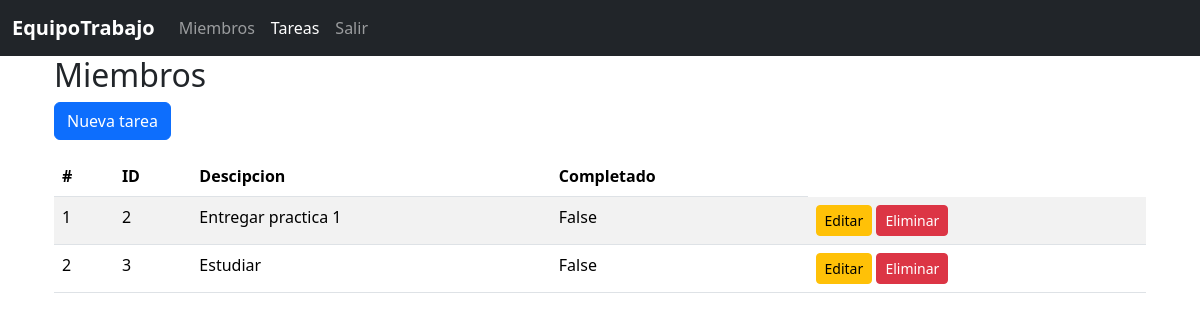
Page /tareas/ on the earlier database version.
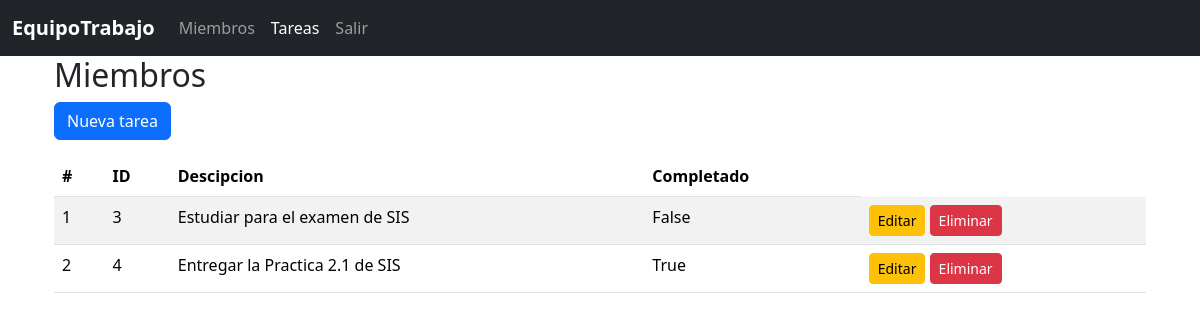
Same page on the later database version.
### blueprintapp/tareas/models.py (models this page shows, shortened)
class Tarea(db.Model):
    __tablename__ = "tareas"
    id = db.Column(db.Integer, primary_key=True)
    descripcion =  db.Column(db.String, nullable=False)
    completado = db.Column(db.Boolean,nullable=False)

### blueprintapp/tareas/routes.py (the view)
@bp_tarea.route("/")
def index():
    tareas = Tarea.query.all()
    return render_template('tareas/index.html',tareas=tareas)

### blueprintapp/tareas/templates/tareas/index.html (shortened to what this page needs)
{% extends 'base.html' %}
{% block content %}
<div class="container">
    <h2>Miembros</h2>
    <a href="{{ url_for('bp_tarea.create') }}" class="btn btn-primary mb-3">Nueva tarea</a>
    <table class="table table-striped">
        <thead>
            <tr>
                <th>#</th>
                <th>ID</th>
                <th>Descipcion</th>
                <th>Completado</th>
            </tr>
        </thead>
        <tbody>
            {% for tarea in tareas %}
            <tr>
                <td>{{ loop.index }}</td>
                <td>{{ tarea.id }}</td>
                <td>{{ tarea.descripcion }}</td>
                <td>{{ tarea.completado }}</td>
                <td>
                    <a href="{{ url_for('bp_tarea.edit', id=tarea.id)}}" class="btn btn-sm btn-warning">Editar</a>
                    <a href="{{url_for('bp_tarea.delete', id=tarea.id)}}" class="btn btn-sm btn-danger"
                        onclick="return confirm('Estás seguro de eliminar ?')">Eliminar</a>
                </td>
            </tr>
            {% else %}
            <h2>No hay Tareas</h2>
            {% endfor %}
        </tbody>
    </table>
</div>
{% endblock %}

### blueprintapp/templates/base.html (shortened to what this page needs)
<!doctype html>
<html lang="es">
<head>
    <link href="https://cdn.jsdelivr.net/npm/bootstrap@5.3.8/dist/css/bootstrap.min.css" rel="stylesheet"
>
</head>
<body>
    <nav class="navbar navbar-expand-lg navbar-dark bg-dark">
        <div class="container-fluid">
            <a class="navbar-brand fw-bold" href="{{ url_for('bp_core.index') }}">
                EquipoTrabajo
            </a>
            <div class="collapse navbar-collapse" id="navbarNav">
                <ul class="navbar-nav">
                    <li class="nav-item">
                        <a class="nav-link {% if request.blueprint == 'bp_miembro' %}active{% endif %} " aria-current="page"  href="{{ url_for('bp_miembro.index' )}}">Miembros</a>
                    </li>
                    <li class="nav-item">
                        <a class="nav-link {% if request.blueprint == 'bp_tarea' %}active {% endif %}" href="{{ url_for('bp_tarea.index') }}">Tareas</a>
                    </li>
                    <li class="nav-item">
                        <a class="nav-link" href="{{ url_for('bp_core.index') }}">Salir</a>
                    </li>
                </ul>
            </div>
        </div>
    </nav>
    <div class="container">
        {% block content %}
        {% endblock %}
    </div>
</body>
</html>

Differences in the rows shown:
removed Tarea: id "2", descripcion "Entregar practica 1", completado "False"
changed Tarea "False": descripcion "Estudiar" → "Estudiar para el examen de SIS"
added Tarea: id "4", descripcion "Entregar la Practica 2.1 de SIS", completado "True"
